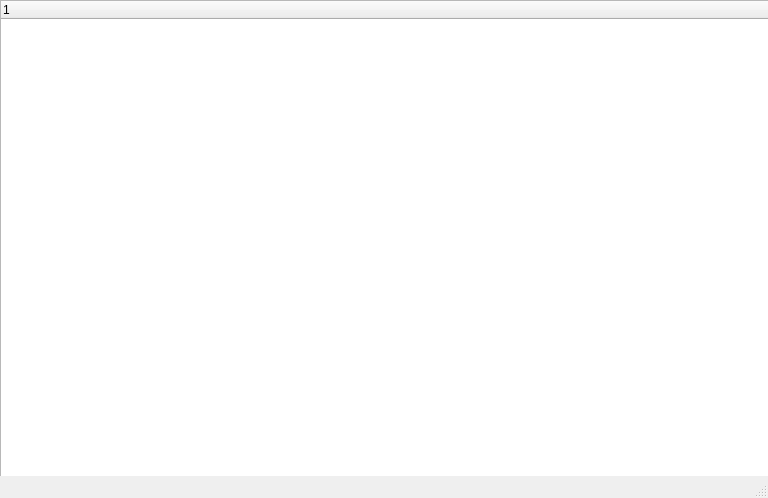
<?xml version="1.0" encoding="UTF-8"?>
<ui version="4.0">
 <class>MainWindow</class>
 <widget class="QMainWindow" name="MainWindow">
  <property name="geometry">
   <rect>
    <x>0</x>
    <y>0</y>
    <width>768</width>
    <height>498</height>
   </rect>
  </property>
  <property name="windowTitle">
   <string>MainWindow</string>
  </property>
  <widget class="QWidget" name="centralwidget">
   <widget class="QTreeWidget" name="treeWidget">
    <property name="geometry">
     <rect>
      <x>0</x>
      <y>0</y>
      <width>831</width>
      <height>601</height>
     </rect>
    </property>
    <column>
     <property name="text">
      <string notr="true">1</string>
     </property>
    </column>
   </widget>
  </widget>
  <widget class="QMenuBar" name="menubar">
   <property name="geometry">
    <rect>
     <x>0</x>
     <y>0</y>
     <width>768</width>
     <height>26</height>
    </rect>
   </property>
  </widget>
  <widget class="QStatusBar" name="statusbar"/>
 </widget>
 <resources/>
 <connections/>
</ui>
